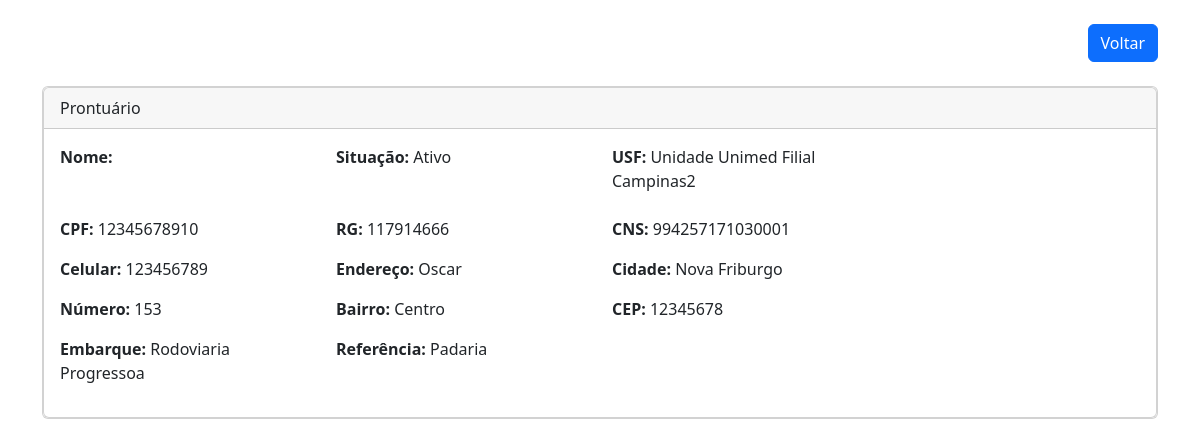
The page /App/views/user/PacienteView/visualizarPaciente.php?id=1 on the database its author committed.
### tables this page shows
CREATE TABLE IF NOT EXISTS `pacientes` (
  `id` int NOT NULL AUTO_INCREMENT,
  `nome_paciente` varchar(50) NOT NULL,
  `rg` varchar(11) NOT NULL,
  `cpf` varchar(11) NOT NULL,
  `cns` varchar(20) NOT NULL,
  `celular` varchar(9) NOT NULL,
  `endereco` varchar(50) NOT NULL,
  `numero` varchar(3) NOT NULL,
  `bairro` varchar(50) NOT NULL,
  `cidade` varchar(50) NOT NULL,
  `cep` varchar(8) NOT NULL,
  `embarque` varchar(200) NOT NULL,
  `referencia` varchar(200) DEFAULT NULL,
  `id_situacao` int NOT NULL,
  `id_unidade_usf` int NOT NULL,
  `created` datetime NOT NULL,
  `modified` datetime DEFAULT NULL,
  PRIMARY KEY (`id`),
  KEY `id_situacao` (`id_situacao`),
  KEY `id_unidade_usf` (`id_unidade_usf`)
);

CREATE TABLE IF NOT EXISTS `situacoes` (
  `id` int NOT NULL AUTO_INCREMENT,
  `nome_situacao` varchar(30) NOT NULL,
  `created` datetime NOT NULL,
  `modified` datetime DEFAULT NULL,
  PRIMARY KEY (`id`)
);

CREATE TABLE IF NOT EXISTS `unidades` (
  `id` int NOT NULL AUTO_INCREMENT,
  `nome_usf` varchar(80) NOT NULL,
  `created` datetime DEFAULT CURRENT_TIMESTAMP,
  `modified` datetime DEFAULT NULL,
  PRIMARY KEY (`id`)
);

### App/config/conexao.php (called while the page is built, shortened)
<?php
class Banco
{
    protected $mysqli;
    private function conexao($servidor, $usuario, $senha, $banco)
    {
        try {
            $this->mysqli = new mysqli($servidor, $usuario, $senha, $banco);
        } catch (Exception $e) {
            die($e->getMessage());
        }
    }
    public function getConexao()
    {
        return $this->mysqli;
    }
}
?>

### App/controllers/Paciente/PacienteListarController.php (called while the page is built, shortened)
<?php
require_once (__DIR__ ."/../../models/PacienteModel.php");
class listarPaciente
{
    private $listar;
    public function __construct()
    {
        $this->listar = new Paciente();
    }
    public function listarTodosPorId($id)
    {
        return $this->listar->listarPacientePorId($id);
    }
}
?>

### App/models/PacienteModel.php (called while the page is built, shortened)
<?php
require_once (__DIR__ ."/../dao/PacienteDAO.php");
class Paciente extends Banco
{
    private $pacienteDAO;
    public function __construct()
    {
        $this->pacienteDAO = new PacienteDAO();
    }
    public function listarPacientePorId($id)
    {
        return $this->pacienteDAO->getPacienteId($id);
    }
}
?>

### App/dao/PacienteDAO.php (called while the page is built, shortened)
<?php
require_once(__DIR__ . "/../config/conexao.php");
class pacienteDAO
{
    protected $conexao;
    public function __construct()
    {
        $this->conexao = new Banco();
    }
    public function getPacienteId($id)
    {
        try {
            $stmt = $this->conexao->getConexao()->prepare("SELECT p.*, s.nome_situacao, u.nome_usf FROM pacientes p INNER JOIN situacoes s ON p.id_situacao = s.id INNER JOIN unidades u ON p.id_unidade_usf = u.id WHERE p.id = ?");
            $stmt->bind_param("i", $id);
            $stmt->execute();
            $result = $stmt->get_result();
            if ($result && $result->num_rows > 0) {
                return $result->fetch_assoc();
            } else {
                return null;
            }
        } catch (Exception $e) {
            echo "Erro ao buscar paciente por ID: " . $e->getMessage();
            return null;
        }
    }
}
?>

### App/views/user/PacienteView/visualizarPaciente.php (the view, shortened to what this page needs)
<?php
require_once("../../../controllers/Paciente/PacienteListarController.php");
if (isset($_GET['id'])) {
    $id = $_GET['id'];
    $controller = new listarPaciente();
    $rows = $controller->listarTodosPorId($id);
    if ($rows) {
        ?>
        <!DOCTYPE html>
        <html lang="pt">
        <head>
            <link href="https://cdn.jsdelivr.net/npm/bootstrap@5.2.1/dist/css/bootstrap.min.css" rel="stylesheet"
>
        </head>
        <body>
        <div class="container">
            <header class="d-flex justify-content-end my-4">
                <div>
                    <a href="indexPaciente.php" class="btn btn-primary">Voltar</a>
                </div>
            </header>
            <div class="card mb-4">
                <div class="card">
                    <div class="card-header">Prontuário</div>
                    <div class="card-body">
                        <div class="row mb-4">
                            <div class="col-md-3">
                                <span><strong>Nome:</strong> <?php echo $rows['nome']; ?></span>
                            </div>
                            <div class="col-md-3">
                                <span><strong>Situação: </strong> <?php echo $rows['nome_situacao']; ?></span>
                            </div>
                            <div class="col-md-3">
                                <span><strong>USF: </strong> <?php echo $rows['nome_usf']; ?></span>
                            </div>
                        </div>
                        <div class="row mb-3">
                            <div class="col-md-3">
                                <span><strong>CPF: </strong> <?php echo $rows['cpf']; ?></span>
                            </div>
                            <div class="col-md-3">
                                <span><strong>RG: </strong> <?php echo $rows['rg']; ?></span>
                            </div>
                            <div class="col-md-3">
                                <span><strong>CNS: </strong> <?php echo $rows['cns']; ?></span>
                            </div>
                        </div>
                        <div class="row mb-3">
                            <div class="col-md-3">
                                <span><strong>Celular: </strong> <?php echo $rows['celular']; ?></span>
                            </div>
                            <div class="col-md-3">
                                <span><strong>Endereço: </strong> <?php echo $rows['endereco']; ?></span>
                            </div>
                            <div class="col-md-3">
                                <span><strong>Cidade: </strong> <?php echo $rows['cidade']; ?></span>
                            </div>
                        </div>
                        <div class="row mb-3">
                            <div class="col-md-3">
                                <span><strong>Número: </strong> <?php echo $rows['numero']; ?></span>
                            </div>
                            <div class="col-md-3">
                                <span><strong>Bairro: </strong> <?php echo $rows['bairro']; ?></span>
                            </div>
                            <div class="col-md-3">
                                <span><strong>CEP: </strong> <?php echo $rows['cep']; ?></span>
                            </div>
                        </div>
                        <div class="row mb-3">
                            <div class="col-md-3">
                                <span><strong>Embarque: </strong> <?php echo $rows['embarque']; ?></span>
                            </div>
                            <div class="col-md-3">
                                <span><strong>Referência: </strong> <?php echo $rows['referencia']; ?></span>
                            </div>
                        </div>
                    </div>
                </div>
            </div>
        </div>
        </body>
        </html>
        <?php
    } else {
        echo "Paciente não encontrado.";
    }
} else {
    echo "ID do paciente não fornecido.";
}
?>

### rows shown on the page
pacientes: id_situacao.nome_situacao "Ativo", id_unidade_usf.nome_usf "Unidade Unimed Filial Campinas2", cpf "12345678910", rg "117914666", cns "994257171030001", celular "123456789", endereco "Oscar", cidade "Nova Friburgo", numero "153", bairro "Centro", cep "12345678", embarque "Rodoviaria Progressoa", referencia "Padaria"
